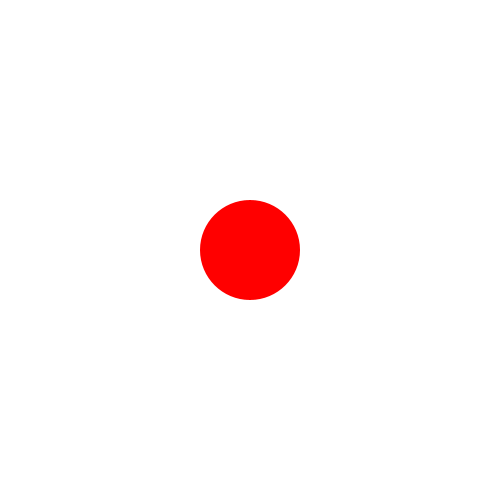
Frame 1 (no input)
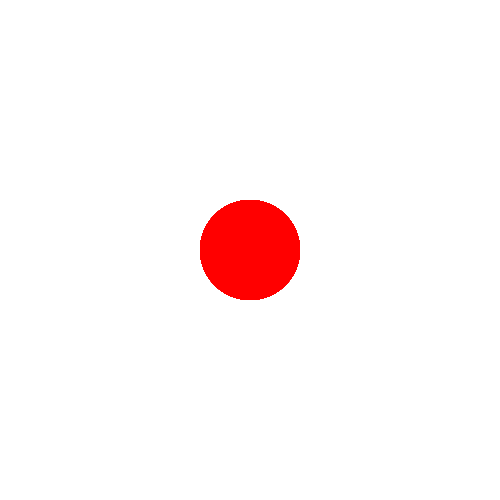
Frame 60 (the mouse pressed at the canvas centre just before this capture)
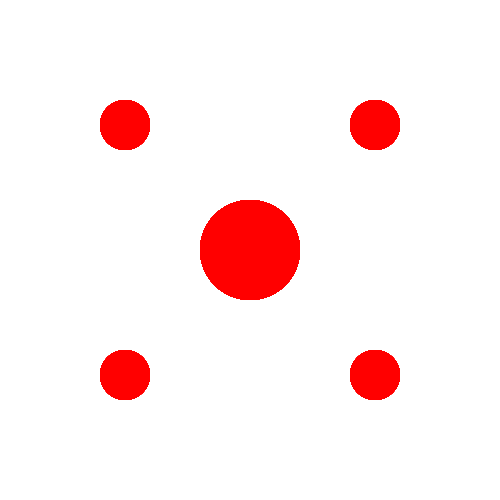
Frame 120 (the mouse held since frame 60 and released just before this capture)

The Processing sketch that drew these frames (run headless with seeded random() and noise(); from frame 60 on, the mouse is pressed at the canvas centre):

// Processing sketch: processing_181997
// ── processing_181997.pde

void setup(){
  size(500,500);
  smooth();
 background(255);
  
}
float a, b, c;
void draw(){
 
  fill(255,0,0);
  noStroke();
  ellipse(width/2,height/2,100,100);
 if (mousePressed){
    ellipse(width/4,height/4,50,50);
  ellipse(width/2+125,height/2-125,50,50);
  ellipse(width/4,height/4+250,50,50);
  ellipse(width/4+250,height/4+250,50,50);
}

}
void keyPressed(){
  key=ENTER;
   ellipse(sin(a)*tan(c)*(250),sin(a)*tan(b)*(250),50, 50);
 
  a = a + 0.95;
  b = b + 0.95;
  c = c + 0.15;
}
